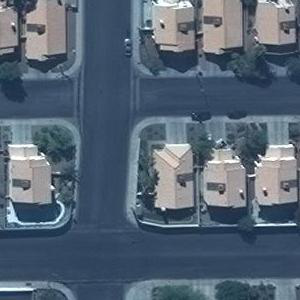
#> input picture final implementation/5_ImageSegmentation/InputDir/img3.png, 300 x 300 px
$ python 5.1_SaturationImage.py
#> lines starting #> are read from the running program, lines starting #| are printed output that depends on the picture
import os

from skimage.color import rgb2hsv
import matplotlib.pyplot as plt
import numpy as np
from PIL import Image

# Read the input image "img3.png"
img_path = "InputDir/img3.png"
sample = np.array(Image.open(img_path))
#> sample is the input picture: shape (300, 300, 3); mean R, G, B 86.1, 101.1, 117.1

# Convert to hsv scale
sample_hsv = rgb2hsv(sample)
#> sample_hsv: shape (300, 300, 3) float64; mean of channels 0, 1, 2 0.552, 0.323, 0.464

# Extract the saturation channel
saturation_image = (sample_hsv[:, :, 1] * 255).astype(np.uint8)
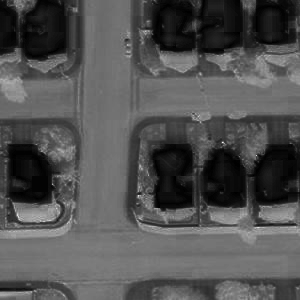
#> saturation_image: shape (300, 300); min 0, max 241, mean 81.8

# Save the saturation image as "img6.png"
output_path = f"OutputDir/saturated_{os.path.basename(img_path)}"
Image.fromarray(saturation_image).save(output_path)


# Display the results
fig, ax = plt.subplots(1, 2, figsize=(15, 5))
ax[0].imshow(sample)
ax[0].set_title('Original Image', fontsize=15)

ax[1].imshow(saturation_image, cmap='gray')
ax[1].set_title('Saturation Image', fontsize=15)

plt.tight_layout()
plt.show()
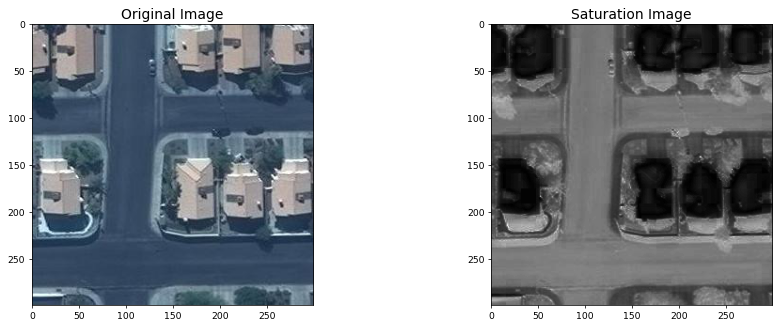
#> figure drawn by matplotlib, 2 panels

$ run again, with final implementation/5_ImageSegmentation/InputDir/img1.png copied over final implementation/5_ImageSegmentation/InputDir/img3.png
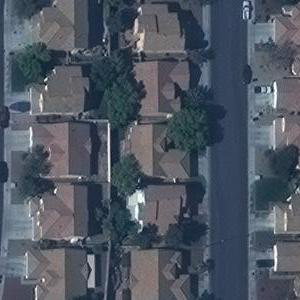
#> input picture final implementation/5_ImageSegmentation/InputDir/img1.png, 300 x 300 px
#> sample is the input picture: shape (300, 300, 3); mean R, G, B 78.4, 86.8, 98.9
#> sample_hsv: shape (300, 300, 3) float64; mean of channels 0, 1, 2 0.617, 0.255, 0.39
#> `saturation_image = (sample_hsv[:, :, 1] * 255).astype(np.uint8)`:
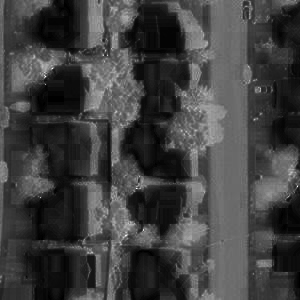
#> saturation_image: shape (300, 300); min 0, max 255, mean 64.6
#> `plt.show()`:
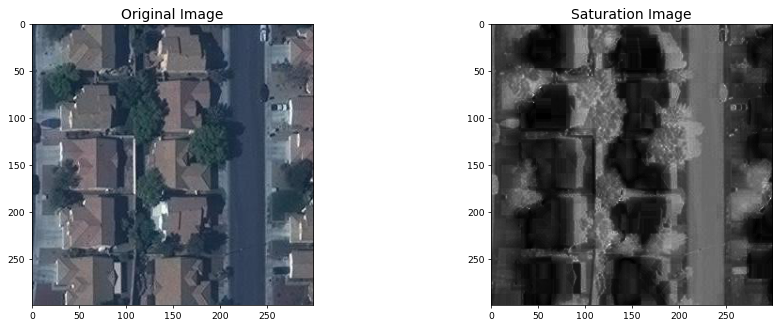
#> figure drawn by matplotlib, 2 panels

$ run again, with final implementation/5_ImageSegmentation/InputDir/img2.png copied over final implementation/5_ImageSegmentation/InputDir/img3.png
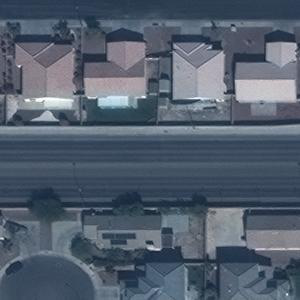
#> input picture final implementation/5_ImageSegmentation/InputDir/img2.png, 300 x 300 px
#> sample is the input picture: shape (300, 300, 3); mean R, G, B 82.9, 94.6, 109.7
#> sample_hsv: shape (300, 300, 3) float64; mean of channels 0, 1, 2 0.608, 0.282, 0.43
#> `saturation_image = (sample_hsv[:, :, 1] * 255).astype(np.uint8)`:
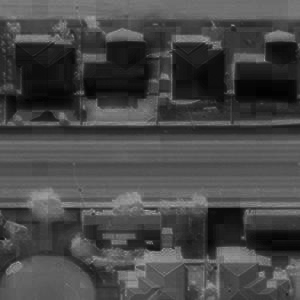
#> saturation_image: shape (300, 300); min 2, max 171, mean 71.5
#> `plt.show()`:
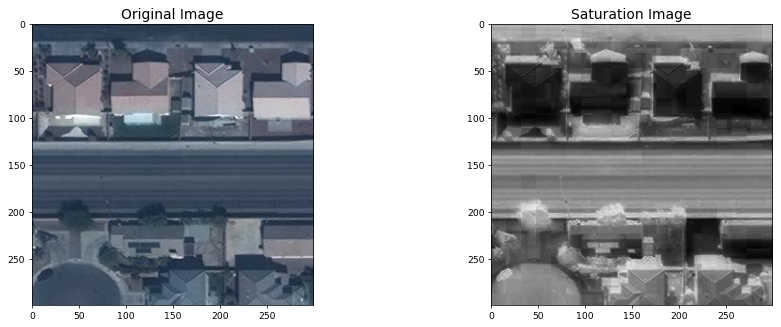
#> figure drawn by matplotlib, 2 panels
